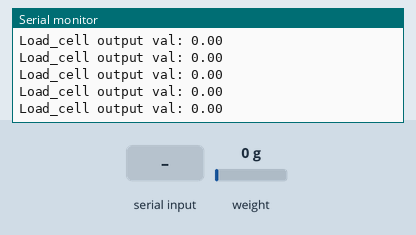
The sketch below on a simulated Arduino Uno, built with avr-gcc and run on an emulated ATmega328P. Shown: the last lines printed to the serial monitor. The inputs (shaded band) are chosen by the test bench; at power-on: weight on the scale 0 g. EEPROM starts erased.

Above: at 3.6 s.
3.7 s: "t90\n" received over Serial
5.2 s: "r90\n" received over Serial
At 6.3 s:
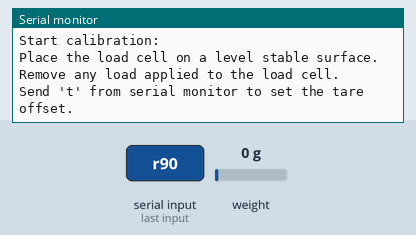
6.7 s: "t,45\n" received over Serial
At 7.6 s:
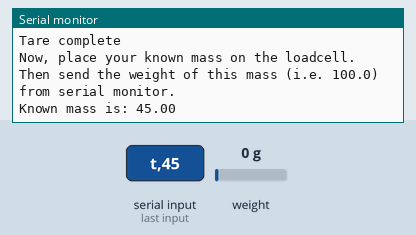
8.2 s: "y90\n" received over Serial
At 8.48 s:
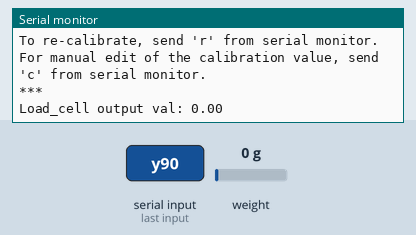
9.8 s: "c90\n" received over Serial
At 11.0 s:
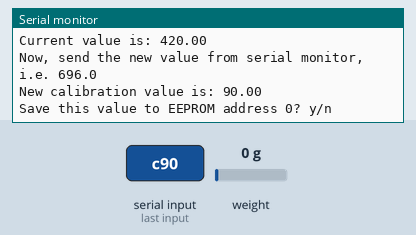
11.3 s: "y,45\n" received over Serial
At 11.43 s:
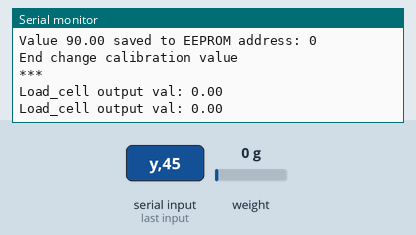

Measured:
- after the input at 5.2 s, the serial monitor: prints a new line at once (image 1)
- after the input at 6.7 s, the serial monitor: prints a new line at once (image 2)
- after the input at 8.2 s, the serial monitor: prints a new line after 0.14 s (image 3)
- after the input at 9.8 s, the serial monitor: prints a new line at once (image 4)
- after the input at 11.3 s, the serial monitor: prints a new line at once (image 5)

The sketch:

pesa.ino
```cpp
#include <HX711_ADC.h>
#include <EEPROM.h>

// Pines para Arduino Uno
const int HX711_dout = 4;
const int HX711_sck = 5;

HX711_ADC LoadCell(HX711_dout, HX711_sck);

const int calVal_eepromAdress = 0;
unsigned long t = 0;

void setup() {
  Serial.begin(57600);  // Arduino Uno usa 57600
  delay(10);
  Serial.println();
  Serial.println("Starting...");

  LoadCell.begin();
  unsigned long stabilizingtime = 2000;
  boolean _tare = true;
  LoadCell.start(stabilizingtime, _tare);

  if (LoadCell.getTareTimeoutFlag() || LoadCell.getSignalTimeoutFlag()) {
    Serial.println("Timeout, check MCU>HX711 wiring and pin designations");
    while (1);
  }
  else {
    // Cargar valor de calibración guardado en EEPROM
    float calibrationValue;
    EEPROM.get(calVal_eepromAdress, calibrationValue);

    // Si no hay valor guardado (primera vez), usar 1.0
    if (isnan(calibrationValue)) {
      calibrationValue = 1.0;
    }

    LoadCell.setCalFactor(calibrationValue);
    Serial.print("Calibration value loaded: ");
    Serial.println(calibrationValue);
    Serial.println("Startup is complete");
  }

  while (!LoadCell.update());
  // NO llamar calibrate() automáticamente
  // Para calibrar, envía 'r' desde Serial Monitor
}

void loop() {
  static boolean newDataReady = 0;
  const int serialPrintInterval = 100; // ⬅️ CAMBIO: de 0 a 100ms para mejor transmisión

  if (LoadCell.update()) newDataReady = true;

  if (newDataReady) {
    if (millis() > t + serialPrintInterval) {
      float i = LoadCell.getData();
      Serial.print("Load_cell output val: ");
      Serial.println(i);
      Serial.flush(); // ⬅️ AGREGADO: Asegurar que se envíe completo
      newDataReady = 0;
      t = millis();
    }
  }

  if (Serial.available() > 0) {
    char inByte = Serial.read();
    if (inByte == 't') LoadCell.tareNoDelay();
    else if (inByte == 'r') calibrate();
    else if (inByte == 'c') changeSavedCalFactor();
  }

  if (LoadCell.getTareStatus() == true) {
    Serial.println("Tare complete");
  }
}

void calibrate() {
  Serial.println("***");
  Serial.println("Start calibration:");
  Serial.println("Place the load cell on a level stable surface.");
  Serial.println("Remove any load applied to the load cell.");
  Serial.println("Send 't' from serial monitor to set the tare offset.");

  boolean _resume = false;
  while (_resume == false) {
    LoadCell.update();
    if (Serial.available() > 0) {
      char inByte = Serial.read();
      if (inByte == 't') LoadCell.tareNoDelay();
    }
    if (LoadCell.getTareStatus() == true) {
      Serial.println("Tare complete");
      _resume = true;
    }
  }

  Serial.println("Now, place your known mass on the loadcell.");
  Serial.println("Then send the weight of this mass (i.e. 100.0) from serial monitor.");

  float known_mass = 0;
  _resume = false;
  while (_resume == false) {
    LoadCell.update();
    if (Serial.available() > 0) {
      known_mass = Serial.parseFloat();
      if (known_mass != 0) {
        Serial.print("Known mass is: ");
        Serial.println(known_mass);
        _resume = true;
      }
    }
  }

  LoadCell.refreshDataSet();
  float newCalibrationValue = LoadCell.getNewCalibration(known_mass);

  Serial.print("New calibration value has been set to: ");
  Serial.print(newCalibrationValue);
  Serial.println(", use this as calibration value (calFactor) in your project sketch.");
  Serial.print("Save this value to EEPROM address ");
  Serial.print(calVal_eepromAdress);
  Serial.println("? y/n");

  _resume = false;
  while (_resume == false) {
    if (Serial.available() > 0) {
      char inByte = Serial.read();
      if (inByte == 'y') {
        EEPROM.put(calVal_eepromAdress, newCalibrationValue);
        EEPROM.get(calVal_eepromAdress, newCalibrationValue);
        Serial.print("Value ");
        Serial.print(newCalibrationValue);
        Serial.print(" saved to EEPROM address: ");
        Serial.println(calVal_eepromAdress);
        _resume = true;
      }
      else if (inByte == 'n') {
        Serial.println("Value not saved to EEPROM");
        _resume = true;
      }
    }
  }

  Serial.println("End calibration");
  Serial.println("***");
  Serial.println("To re-calibrate, send 'r' from serial monitor.");
  Serial.println("For manual edit of the calibration value, send 'c' from serial monitor.");
  Serial.println("***");
}

void changeSavedCalFactor() {
  float oldCalibrationValue = LoadCell.getCalFactor();
  boolean _resume = false;
  Serial.println("***");
  Serial.print("Current value is: ");
  Serial.println(oldCalibrationValue);
  Serial.println("Now, send the new value from serial monitor, i.e. 696.0");
  float newCalibrationValue;
  while (_resume == false) {
    if (Serial.available() > 0) {
      newCalibrationValue = Serial.parseFloat();
      if (newCalibrationValue != 0) {
        Serial.print("New calibration value is: ");
        Serial.println(newCalibrationValue);
        LoadCell.setCalFactor(newCalibrationValue);
        _resume = true;
      }
    }
  }
  _resume = false;
  Serial.print("Save this value to EEPROM address ");
  Serial.print(calVal_eepromAdress);
  Serial.println("? y/n");
  while (_resume == false) {
    if (Serial.available() > 0) {
      char inByte = Serial.read();
      if (inByte == 'y') {
        EEPROM.put(calVal_eepromAdress, newCalibrationValue);
        EEPROM.get(calVal_eepromAdress, newCalibrationValue);
        Serial.print("Value ");
        Serial.print(newCalibrationValue);
        Serial.print(" saved to EEPROM address: ");
        Serial.println(calVal_eepromAdress);
        _resume = true;
      }
      else if (inByte == 'n') {
        Serial.println("Value not saved to EEPROM");
        _resume = true;
      }
    }
  }
  Serial.println("End change calibration value");
  Serial.println("***");
}
```
